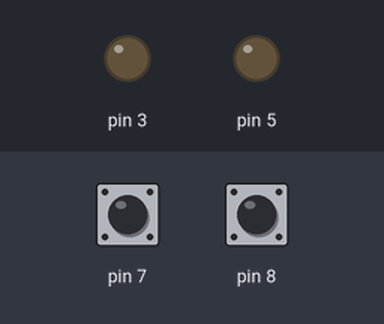
A sketch run on a simulated Arduino Uno, built with avr-gcc and run on an emulated ATmega328P. Shown: output pins drawn as LEDs (lit = HIGH). Dashed ring = blinking. The inputs (shaded band) are chosen by the test bench; at power-on: pin 7 HIGH, pin 8 HIGH. What the sketch prints to the serial monitor is not drawn.

Above: at 1.2 s.
1.3 s: pin 7 pulled LOW for 0.15 s
At 1.75 s:
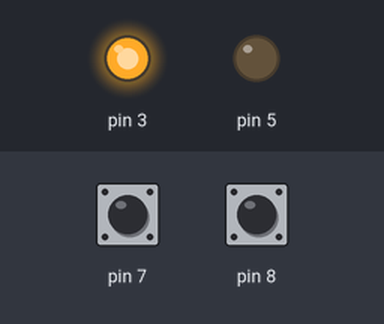
3.7 s: pin 8 pulled LOW for 1 s
At 3.95 s:
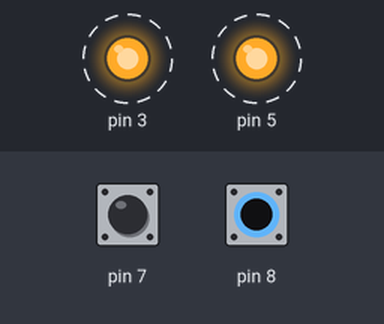
6.7 s: pin 8 pulled LOW for 3.2 s
At 6.86 s:
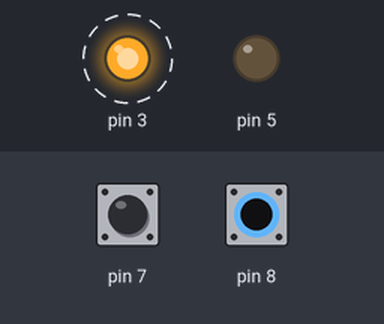
11.4 s: pin 7 pulled LOW for 3.2 s
At 16.4 s:
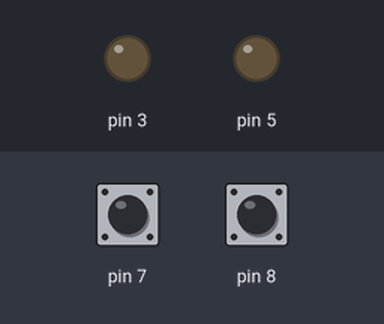
Timing chart, 0 to 17.1 s (numbered marks = the images above; inputs shaded):
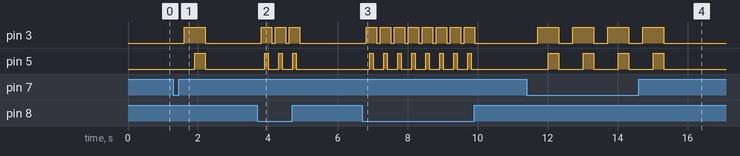

Measured:
- after the input at 1.3 s, pin 3: LOW → HIGH after 0.30 s, → LOW 0.60 s later; pin 5: LOW → HIGH after 0.60 s, → LOW 0.30 s later
- after the input at 3.7 s, pin 3: alternates HIGH for 0.30 s and LOW for 0.10 s, 6 changes in all, then stays LOW, starting after 0.11 s; pin 5: alternates HIGH for 0.10 s and LOW for 0.30 s, 6 changes in all, then stays LOW, starting after 0.21 s
- after the input at 6.7 s, pin 3: alternates HIGH for 0.30 s and LOW for 0.10 s, 16 changes in all, then stays LOW, starting after 0.11 s; pin 5: alternates HIGH for 0.10 s and LOW for 0.30 s, 16 changes in all, then stays LOW, starting after 0.21 s
- after the input at 11.4 s, pin 3: alternates HIGH for 0.60 s and LOW for 0.40 s, 8 changes in all, then stays LOW, starting after 0.32 s; pin 5: alternates HIGH for 0.30 s and LOW for 0.70 s, 8 changes in all, then stays LOW, starting after 0.62 s

The sketch:

homework_092716_wk_4.ino
```cpp
void setup() {
  // put your setup code here, to run once:
  Serial.begin(9600);
  Serial.println("Hello");
  pinMode(3, OUTPUT);
  pinMode(5, OUTPUT);
  pinMode(7, INPUT_PULLUP);
  pinMode(8, INPUT_PULLUP);

}

void loop() {
  Serial.println( digitalRead(7) ); // returns what the input pin reads as a number 0 or 1
  delay(50);
   Serial.println( digitalRead(8) ); // returns what the input pin reads as a number 0 or 1
  delay(50);

  if(digitalRead(7) == 0){
    // blinks both LEDs SLOW when button is pressed
    digitalWrite(3, LOW);
    delay(300);
    digitalWrite(3, HIGH);
    delay(300);
    digitalWrite(5, HIGH);
    delay(300);
    digitalWrite(5, LOW);
    }else{
      // switch the state of the LEDs
      digitalWrite(3, LOW);
      digitalWrite(5, LOW);
      }

      if(digitalRead(8) == 0){
        // when pressed both lights FAST
    digitalWrite(3, LOW);
    delay(100);
    digitalWrite(3, HIGH);
    delay(100);
    digitalWrite(5, HIGH);
    delay(100);
    digitalWrite(5, LOW);
    }else{
      // switch the state of the LEDs
      digitalWrite(3, LOW);
      digitalWrite(5, LOW);
      }


}
```
